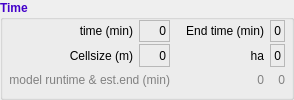
                  <widget class="QGroupBox" name="groupTime">
                   <property name="palette">
                    <palette>
                     <active>
                      <colorrole role="WindowText">
                       <brush brushstyle="SolidPattern">
                        <color alpha="255">
                         <red>67</red>
                         <green>100</green>
                         <blue>160</blue>
                        </color>
                       </brush>
                      </colorrole>
                     </active>
                     <inactive>
                      <colorrole role="WindowText">
                       <brush brushstyle="SolidPattern">
                        <color alpha="255">
                         <red>67</red>
                         <green>0</green>
                         <blue>202</blue>
                        </color>
                       </brush>
                      </colorrole>
                     </inactive>
                     <disabled>
                      <colorrole role="WindowText">
                       <brush brushstyle="SolidPattern">
                        <color alpha="255">
                         <red>122</red>
                         <green>122</green>
                         <blue>122</blue>
                        </color>
                       </brush>
                      </colorrole>
                     </disabled>
                    </palette>
                   </property>
                   <property name="font">
                    <font>
                     <weight>75</weight>
                     <bold>true</bold>
                    </font>
                   </property>
                   <property name="title">
                    <string>Time</string>
                   </property>
                   <layout class="QGridLayout" name="gridLayout_13">
                    <property name="leftMargin">
                     <number>6</number>
                    </property>
                    <property name="topMargin">
                     <number>0</number>
                    </property>
                    <property name="rightMargin">
                     <number>6</number>
                    </property>
                    <property name="bottomMargin">
                     <number>6</number>
                    </property>
                    <property name="horizontalSpacing">
                     <number>6</number>
                    </property>
                    <property name="verticalSpacing">
                     <number>2</number>
                    </property>
                    <item row="0" column="3">
                     <widget class="QLabel" name="label_endtime">
                      <property name="palette">
                       <palette>
                        <active>
                         <colorrole role="WindowText">
                          <brush brushstyle="SolidPattern">
                           <color alpha="255">
                            <red>0</red>
                            <green>0</green>
                            <blue>0</blue>
                           </color>
                          </brush>
                         </colorrole>
                        </active>
                        <inactive>
                         <colorrole role="WindowText">
                          <brush brushstyle="SolidPattern">
                           <color alpha="255">
                            <red>0</red>
                            <green>0</green>
                            <blue>0</blue>
                           </color>
                          </brush>
                         </colorrole>
                        </inactive>
                        <disabled>
                         <colorrole role="WindowText">
                          <brush brushstyle="SolidPattern">
                           <color alpha="255">
                            <red>122</red>
                            <green>122</green>
                            <blue>122</blue>
                           </color>
                          </brush>
                         </colorrole>
                        </disabled>
                       </palette>
                      </property>
                      <property name="font">
                       <font>
                        <weight>50</weight>
                        <bold>false</bold>
                       </font>
                      </property>
                      <property name="frameShape">
                       <enum>QFrame::StyledPanel</enum>
                      </property>
                      <property name="frameShadow">
                       <enum>QFrame::Plain</enum>
                      </property>
                      <property name="lineWidth">
                       <number>1</number>
                      </property>
                      <property name="text">
                       <string>0</string>
                      </property>
                      <property name="alignment">
                       <set>Qt::AlignRight|Qt::AlignTrailing|Qt::AlignVCenter</set>
                      </property>
                     </widget>
                    </item>
                    <item row="2" column="3">
                     <widget class="QLabel" name="label_area">
                      <property name="palette">
                       <palette>
                        <active>
                         <colorrole role="WindowText">
                          <brush brushstyle="SolidPattern">
                           <color alpha="255">
                            <red>0</red>
                            <green>0</green>
                            <blue>0</blue>
                           </color>
                          </brush>
                         </colorrole>
                        </active>
                        <inactive>
                         <colorrole role="WindowText">
                          <brush brushstyle="SolidPattern">
                           <color alpha="255">
                            <red>0</red>
                            <green>0</green>
                            <blue>0</blue>
                           </color>
                          </brush>
                         </colorrole>
                        </inactive>
                        <disabled>
                         <colorrole role="WindowText">
                          <brush brushstyle="SolidPattern">
                           <color alpha="255">
                            <red>122</red>
                            <green>122</green>
                            <blue>122</blue>
                           </color>
                          </brush>
                         </colorrole>
                        </disabled>
                       </palette>
                      </property>
                      <property name="font">
                       <font>
                        <weight>50</weight>
                        <bold>false</bold>
                       </font>
                      </property>
                      <property name="frameShape">
                       <enum>QFrame::StyledPanel</enum>
                      </property>
                      <property name="frameShadow">
                       <enum>QFrame::Plain</enum>
                      </property>
                      <property name="lineWidth">
                       <number>1</number>
                      </property>
                      <property name="text">
                       <string>0</string>
                      </property>
                      <property name="alignment">
                       <set>Qt::AlignRight|Qt::AlignTrailing|Qt::AlignVCenter</set>
                      </property>
                     </widget>
                    </item>
                    <item row="0" column="1">
                     <widget class="QLabel" name="label_time">
                      <property name="palette">
                       <palette>
                        <active>
                         <colorrole role="WindowText">
                          <brush brushstyle="SolidPattern">
                           <color alpha="255">
                            <red>0</red>
                            <green>0</green>
                            <blue>0</blue>
                           </color>
                          </brush>
                         </colorrole>
                        </active>
                        <inactive>
                         <colorrole role="WindowText">
                          <brush brushstyle="SolidPattern">
                           <color alpha="255">
                            <red>0</red>
                            <green>0</green>
                            <blue>0</blue>
                           </color>
                          </brush>
                         </colorrole>
                        </inactive>
                        <disabled>
                         <colorrole role="WindowText">
                          <brush brushstyle="SolidPattern">
                           <color alpha="255">
                            <red>122</red>
                            <green>122</green>
                            <blue>122</blue>
                           </color>
                          </brush>
                         </colorrole>
                        </disabled>
                       </palette>
                      </property>
                      <property name="font">
                       <font>
                        <weight>50</weight>
                        <bold>false</bold>
                       </font>
                      </property>
                      <property name="frameShape">
                       <enum>QFrame::StyledPanel</enum>
                      </property>
                      <property name="frameShadow">
                       <enum>QFrame::Plain</enum>
                      </property>
                      <property name="lineWidth">
                       <number>1</number>
                      </property>
                      <property name="text">
                       <string>0</string>
                      </property>
                      <property name="alignment">
                       <set>Qt::AlignRight|Qt::AlignTrailing|Qt::AlignVCenter</set>
                      </property>
                     </widget>
                    </item>
                    <item row="0" column="0">
                     <widget class="QLabel" name="label_29">
                      <property name="palette">
                       <palette>
                        <active>
                         <colorrole role="WindowText">
                          <brush brushstyle="SolidPattern">
                           <color alpha="255">
                            <red>0</red>
                            <green>0</green>
                            <blue>0</blue>
                           </color>
                          </brush>
                         </colorrole>
                        </active>
                        <inactive>
                         <colorrole role="WindowText">
                          <brush brushstyle="SolidPattern">
                           <color alpha="255">
                            <red>0</red>
                            <green>0</green>
                            <blue>0</blue>
                           </color>
                          </brush>
                         </colorrole>
                        </inactive>
                        <disabled>
                         <colorrole role="WindowText">
                          <brush brushstyle="SolidPattern">
                           <color alpha="255">
                            <red>122</red>
                            <green>122</green>
                            <blue>122</blue>
                           </color>
                          </brush>
                         </colorrole>
                        </disabled>
                       </palette>
                      </property>
                      <property name="font">
                       <font>
                        <weight>50</weight>
                        <bold>false</bold>
                       </font>
                      </property>
                      <property name="text">
                       <string>                     time (min)</string>
                      </property>
                      <property name="alignment">
                       <set>Qt::AlignRight|Qt::AlignTrailing|Qt::AlignVCenter</set>
                      </property>
                     </widget>
                    </item>
                    <item row="2" column="1">
                     <widget class="QLabel" name="label_dx">
                      <property name="palette">
                       <palette>
                        <active>
                         <colorrole role="WindowText">
                          <brush brushstyle="SolidPattern">
                           <color alpha="255">
                            <red>0</red>
                            <green>0</green>
                            <blue>0</blue>
                           </color>
                          </brush>
                         </colorrole>
                        </active>
                        <inactive>
                         <colorrole role="WindowText">
                          <brush brushstyle="SolidPattern">
                           <color alpha="255">
                            <red>0</red>
                            <green>0</green>
                            <blue>0</blue>
                           </color>
                          </brush>
                         </colorrole>
                        </inactive>
                        <disabled>
                         <colorrole role="WindowText">
                          <brush brushstyle="SolidPattern">
                           <color alpha="255">
                            <red>122</red>
                            <green>122</green>
                            <blue>122</blue>
                           </color>
                          </brush>
                         </colorrole>
                        </disabled>
                       </palette>
                      </property>
                      <property name="font">
                       <font>
                        <weight>50</weight>
                        <bold>false</bold>
                       </font>
                      </property>
                      <property name="frameShape">
                       <enum>QFrame::StyledPanel</enum>
                      </property>
                      <property name="frameShadow">
                       <enum>QFrame::Plain</enum>
                      </property>
                      <property name="lineWidth">
                       <number>1</number>
                      </property>
                      <property name="text">
                       <string>0</string>
                      </property>
                      <property name="alignment">
                       <set>Qt::AlignRight|Qt::AlignTrailing|Qt::AlignVCenter</set>
                      </property>
                     </widget>
                    </item>
                    <item row="2" column="0">
                     <widget class="QLabel" name="label_46">
                      <property name="palette">
                       <palette>
                        <active>
                         <colorrole role="WindowText">
                          <brush brushstyle="SolidPattern">
                           <color alpha="255">
                            <red>0</red>
                            <green>0</green>
                            <blue>0</blue>
                           </color>
                          </brush>
                         </colorrole>
                        </active>
                        <inactive>
                         <colorrole role="WindowText">
                          <brush brushstyle="SolidPattern">
                           <color alpha="255">
                            <red>0</red>
                            <green>0</green>
                            <blue>0</blue>
                           </color>
                          </brush>
                         </colorrole>
                        </inactive>
                        <disabled>
                         <colorrole role="WindowText">
                          <brush brushstyle="SolidPattern">
                           <color alpha="255">
                            <red>122</red>
                            <green>122</green>
                            <blue>122</blue>
                           </color>
                          </brush>
                         </colorrole>
                        </disabled>
                       </palette>
                      </property>
                      <property name="font">
                       <font>
                        <weight>50</weight>
                        <bold>false</bold>
                       </font>
                      </property>
                      <property name="text">
                       <string>Cellsize (m)</string>
                      </property>
                      <property name="alignment">
                       <set>Qt::AlignRight|Qt::AlignTrailing|Qt::AlignVCenter</set>
                      </property>
                     </widget>
                    </item>
                    <item row="0" column="2">
                     <widget class="QLabel" name="label_38">
                      <property name="palette">
                       <palette>
                        <active>
                         <colorrole role="WindowText">
                          <brush brushstyle="SolidPattern">
                           <color alpha="255">
                            <red>0</red>
                            <green>0</green>
                            <blue>0</blue>
                           </color>
                          </brush>
                         </colorrole>
                        </active>
                        <inactive>
                         <colorrole role="WindowText">
                          <brush brushstyle="SolidPattern">
                           <color alpha="255">
                            <red>0</red>
                            <green>0</green>
                            <blue>0</blue>
                           </color>
                          </brush>
                         </colorrole>
                        </inactive>
                        <disabled>
                         <colorrole role="WindowText">
                          <brush brushstyle="SolidPattern">
                           <color alpha="255">
                            <red>122</red>
                            <green>122</green>
                            <blue>122</blue>
                           </color>
                          </brush>
                         </colorrole>
                        </disabled>
                       </palette>
                      </property>
                      <property name="font">
                       <font>
                        <weight>50</weight>
                        <bold>false</bold>
                       </font>
                      </property>
                      <property name="text">
                       <string>   End time (min)</string>
                      </property>
                      <property name="alignment">
                       <set>Qt::AlignRight|Qt::AlignTrailing|Qt::AlignVCenter</set>
                      </property>
                     </widget>
                    </item>
                    <item row="2" column="2">
                     <widget class="QLabel" name="label_48">
                      <property name="palette">
                       <palette>
                        <active>
                         <colorrole role="WindowText">
                          <brush brushstyle="SolidPattern">
                           <color alpha="255">
                            <red>0</red>
                            <green>0</green>
                            <blue>0</blue>
                           </color>
                          </brush>
                         </colorrole>
                        </active>
                        <inactive>
                         <colorrole role="WindowText">
                          <brush brushstyle="SolidPattern">
                           <color alpha="255">
                            <red>0</red>
                            <green>0</green>
                            <blue>0</blue>
                           </color>
                          </brush>
                         </colorrole>
                        </inactive>
                        <disabled>
                         <colorrole role="WindowText">
                          <brush brushstyle="SolidPattern">
                           <color alpha="255">
                            <red>122</red>
                            <green>122</green>
                            <blue>122</blue>
                           </color>
                          </brush>
                         </colorrole>
                        </disabled>
                       </palette>
                      </property>
                      <property name="font">
                       <font>
                        <weight>50</weight>
                        <bold>false</bold>
                       </font>
                      </property>
                      <property name="text">
                       <string>ha</string>
                      </property>
                      <property name="alignment">
                       <set>Qt::AlignRight|Qt::AlignTrailing|Qt::AlignVCenter</set>
                      </property>
                     </widget>
                    </item>
                    <item row="3" column="3">
                     <widget class="QLabel" name="label_endruntime">
                      <property name="palette">
                       <palette>
                        <active>
                         <colorrole role="WindowText">
                          <brush brushstyle="SolidPattern">
                           <color alpha="255">
                            <red>129</red>
                            <green>129</green>
                            <blue>129</blue>
                           </color>
                          </brush>
                         </colorrole>
                        </active>
                        <inactive>
                         <colorrole role="WindowText">
                          <brush brushstyle="SolidPattern">
                           <color alpha="255">
                            <red>129</red>
                            <green>129</green>
                            <blue>129</blue>
                           </color>
                          </brush>
                         </colorrole>
                        </inactive>
                        <disabled>
                         <colorrole role="WindowText">
                          <brush brushstyle="SolidPattern">
                           <color alpha="255">
                            <red>122</red>
                            <green>122</green>
                            <blue>122</blue>
                           </color>
                          </brush>
                         </colorrole>
                        </disabled>
                       </palette>
                      </property>
                      <property name="font">
                       <font>
                        <weight>50</weight>
                        <bold>false</bold>
                       </font>
                      </property>
                      <property name="text">
                       <string>0</string>
                      </property>
                      <property name="alignment">
                       <set>Qt::AlignRight|Qt::AlignTrailing|Qt::AlignVCenter</set>
                      </property>
                     </widget>
                    </item>
                    <item row="3" column="2">
                     <widget class="QLabel" name="label_runtime">
                      <property name="palette">
                       <palette>
                        <active>
                         <colorrole role="WindowText">
                          <brush brushstyle="SolidPattern">
                           <color alpha="255">
                            <red>129</red>
                            <green>129</green>
                            <blue>129</blue>
                           </color>
                          </brush>
                         </colorrole>
                        </active>
                        <inactive>
                         <colorrole role="WindowText">
                          <brush brushstyle="SolidPattern">
                           <color alpha="255">
                            <red>129</red>
                            <green>129</green>
                            <blue>129</blue>
                           </color>
                          </brush>
                         </colorrole>
                        </inactive>
                        <disabled>
                         <colorrole role="WindowText">
                          <brush brushstyle="SolidPattern">
                           <color alpha="255">
                            <red>122</red>
                            <green>122</green>
                            <blue>122</blue>
                           </color>
                          </brush>
                         </colorrole>
                        </disabled>
                       </palette>
                      </property>
                      <property name="font">
                       <font>
                        <weight>50</weight>
                        <bold>false</bold>
                       </font>
                      </property>
                      <property name="text">
                       <string>0</string>
                      </property>
                      <property name="alignment">
                       <set>Qt::AlignRight|Qt::AlignTrailing|Qt::AlignVCenter</set>
                      </property>
                     </widget>
                    </item>
                    <item row="3" column="0" colspan="2">
                     <widget class="QLabel" name="label_30">
                      <property name="palette">
                       <palette>
                        <active>
                         <colorrole role="WindowText">
                          <brush brushstyle="SolidPattern">
                           <color alpha="255">
                            <red>129</red>
                            <green>129</green>
                            <blue>129</blue>
                           </color>
                          </brush>
                         </colorrole>
                        </active>
                        <inactive>
                         <colorrole role="WindowText">
                          <brush brushstyle="SolidPattern">
                           <color alpha="255">
                            <red>129</red>
                            <green>129</green>
                            <blue>129</blue>
                           </color>
                          </brush>
                         </colorrole>
                        </inactive>
                        <disabled>
                         <colorrole role="WindowText">
                          <brush brushstyle="SolidPattern">
                           <color alpha="255">
                            <red>122</red>
                            <green>122</green>
                            <blue>122</blue>
                           </color>
                          </brush>
                         </colorrole>
                        </disabled>
                       </palette>
                      </property>
                      <property name="font">
                       <font>
                        <weight>50</weight>
                        <bold>false</bold>
                       </font>
                      </property>
                      <property name="text">
                       <string>model runtime &amp; est.end (min)</string>
                      </property>
                      <property name="alignment">
                       <set>Qt::AlignRight|Qt::AlignTrailing|Qt::AlignVCenter</set>
                      </property>
                     </widget>
                    </item>
                   </layout>
                  </widget>
